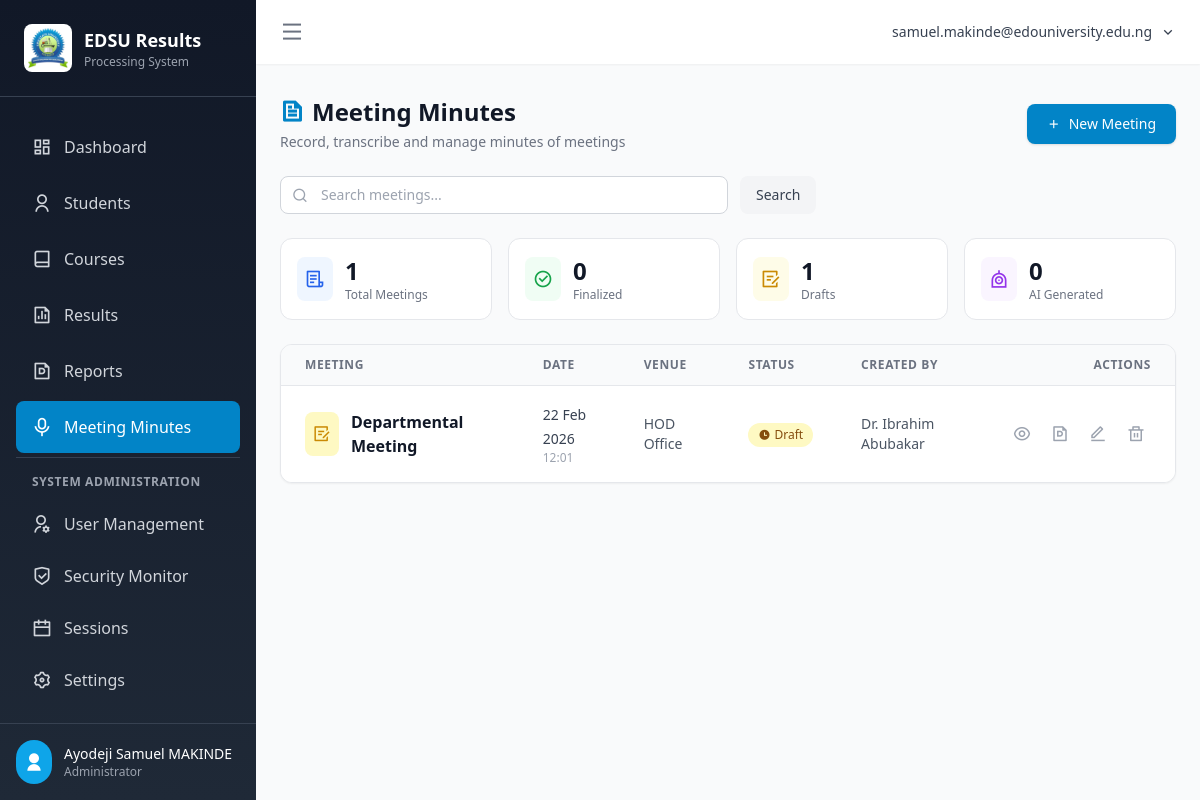
The app's page /minutes/ (signed in), older data.
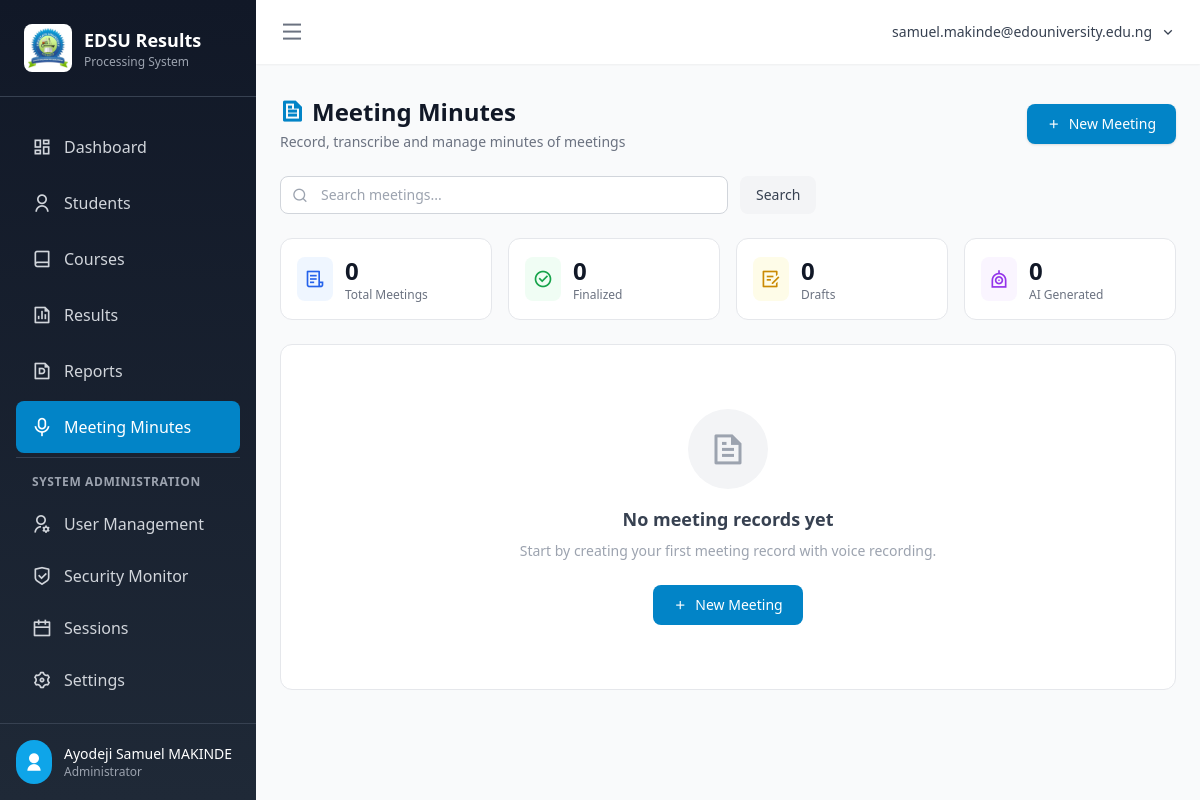
The same page, newer data.
### app/models.py (models this page shows, shortened)
class MeetingMinutes(db.Model):
    __tablename__ = 'meeting_minutes'
    id = db.Column(db.Integer, primary_key=True)
    title = db.Column(db.String(256), nullable=False)
    meeting_date = db.Column(db.Date, nullable=False)
    meeting_time = db.Column(db.String(10))           # HH:MM
    venue = db.Column(db.String(256))
    chairperson = db.Column(db.String(128))
    attendees = db.Column(db.Text)                    # Comma-separated or JSON names
    agenda = db.Column(db.Text)                       # Agenda items (JSON list or plain text)
    raw_transcript = db.Column(db.Text)               # Raw voice transcript
    ai_minutes = db.Column(db.Text)                   # AI-generated formatted minutes (Markdown)
    action_items = db.Column(db.Text)                 # Extracted action items (JSON)
    status = db.Column(db.String(20), default='draft')  # draft, finalized
    created_by_id = db.Column(db.Integer, db.ForeignKey('users.id'), nullable=False)
    created_at = db.Column(db.DateTime, default=datetime.utcnow)
    updated_at = db.Column(db.DateTime, default=datetime.utcnow, onupdate=datetime.utcnow)
    created_by = db.relationship('User', foreign_keys=[created_by_id], backref='meeting_minutes')

class User(UserMixin, db.Model):
    __tablename__ = 'users'
    id = db.Column(db.Integer, primary_key=True)
    username = db.Column(db.String(120), unique=True, nullable=False, index=True)  # University email
    email = db.Column(db.String(120), unique=True, nullable=False, index=True)
    password_hash = db.Column(db.String(256), nullable=False)
    full_name = db.Column(db.String(128), nullable=False)
    role = db.Column(db.String(20), default='lecturer')  # admin, hod, level_adviser, lecturer
    program = db.Column(db.String(64))  # Assigned program
    level = db.Column(db.Integer)  # Assigned level (100, 200, 300, 400)
    is_active = db.Column(db.Boolean, default=True)
    is_locked = db.Column(db.Boolean, default=False)  # Locked by HoD/Admin after 3 failed attempts
    failed_login_attempts = db.Column(db.Integer, default=0)
    locked_until = db.Column(db.DateTime)
    must_change_password = db.Column(db.Boolean, default=True)  # Force password change on first login
    last_login = db.Column(db.DateTime)
    last_login_ip = db.Column(db.String(45))  # IP address of last login
    last_login_device = db.Column(db.String(256))  # User agent of last login
    created_by = db.Column(db.Integer, db.ForeignKey('users.id'))  # HoD/Admin who created this account
    created_at = db.Column(db.DateTime, default=datetime.utcnow)
    updated_at = db.Column(db.DateTime, default=datetime.utcnow, onupdate=datetime.utcnow)
    def is_level_adviser(self):
        return self.role == 'level_adviser'

### app/routes/minutes.py (the view)
@minutes_bp.route('/')
@login_required
def index():
    q = request.args.get('q', '').strip()
    query = MeetingMinutes.query
    if current_user.role not in ('admin', 'hod'):
        query = query.filter_by(created_by_id=current_user.id)
    if q:
        query = query.filter(MeetingMinutes.title.ilike(f'%{q}%'))
    minutes = query.order_by(MeetingMinutes.meeting_date.desc(),
                             MeetingMinutes.created_at.desc()).all()
    return render_template('minutes/index.html', minutes=minutes, q=q)

### app/models.py (called while the page is built)
@login_manager.user_loader
def load_user(user_id):
    return User.query.get(int(user_id))

### app/templates/minutes/index.html (shortened to what the changed rows need)
{% extends "base.html" %}
{% block content %}
<div class="space-y-6">
  <div class="flex flex-col sm:flex-row sm:items-center sm:justify-between gap-4">
    <div>
      <h1 class="text-2xl font-bold text-gray-900 flex items-center gap-2">
        <i class="ri-file-text-line text-primary-600"></i> Meeting Minutes
      </h1>
    </div>
  </div>
  <div class="grid grid-cols-2 sm:grid-cols-4 gap-4">
    {% set total = minutes|length %}
    {% set finalized = minutes|selectattr('status','equalto','finalized')|list|length %}
    {% set drafts = total - finalized %}
    {% set with_ai = minutes|selectattr('ai_minutes')|list|length %}
    <div class="bg-white rounded-xl border border-gray-200 p-4 flex items-center gap-3">
      <div><p class="text-2xl font-bold text-gray-900">{{ total }}</p><p class="text-xs text-gray-500">Total Meetings</p></div>
    </div>
    <div class="bg-white rounded-xl border border-gray-200 p-4 flex items-center gap-3">
      <div><p class="text-2xl font-bold text-gray-900">{{ drafts }}</p><p class="text-xs text-gray-500">Drafts</p></div>
    </div>
  </div>
  {% if minutes %}
  <div class="bg-white rounded-xl border border-gray-200 shadow-sm overflow-hidden">
    <table class="min-w-full divide-y divide-gray-200">
      <thead class="bg-gray-50">
        <tr>
          <th class="px-6 py-3 text-left text-xs font-semibold text-gray-500 uppercase tracking-wider">Meeting</th>
          <th class="px-6 py-3 text-left text-xs font-semibold text-gray-500 uppercase tracking-wider hidden md:table-cell">Date</th>
          <th class="px-6 py-3 text-left text-xs font-semibold text-gray-500 uppercase tracking-wider hidden lg:table-cell">Venue</th>
          <th class="px-6 py-3 text-left text-xs font-semibold text-gray-500 uppercase tracking-wider">Status</th>
          <th class="px-6 py-3 text-left text-xs font-semibold text-gray-500 uppercase tracking-wider hidden md:table-cell">Created by</th>
          <th class="px-6 py-3 text-right text-xs font-semibold text-gray-500 uppercase tracking-wider">Actions</th>
        </tr>
      </thead>
      <tbody class="bg-white divide-y divide-gray-100">
        {% for m in minutes %}
        <tr class="hover:bg-gray-50 transition-colors">
          <td class="px-6 py-4">
            <div class="flex items-center gap-3">
              <div class="p-2 {{ 'bg-green-100' if m.status == 'finalized' else 'bg-yellow-100' }} rounded-lg flex-shrink-0">
                <i class="ri-{{ 'checkbox-circle-line text-green-600' if m.status == 'finalized' else 'draft-line text-yellow-600' }} text-lg"></i>
              </div>
              <div>
                <a href="{{ url_for('minutes.view', meeting_id=m.id) }}"
                   class="font-semibold text-gray-900 hover:text-primary-600 transition-colors">
                  {{ m.title }}
                </a>
              </div>
            </div>
          </td>
          <td class="px-6 py-4 hidden md:table-cell">
            <span class="text-sm text-gray-700">{{ m.meeting_date.strftime('%d %b %Y') if m.meeting_date else '—' }}</span>
            {% if m.meeting_time %}
            <p class="text-xs text-gray-400">{{ m.meeting_time }}</p>
            {% endif %}
          </td>
          <td class="px-6 py-4 hidden lg:table-cell text-sm text-gray-600">{{ m.venue or '—' }}</td>
          <td class="px-6 py-4">
            <span class="inline-flex items-center gap-1 px-2.5 py-1 rounded-full text-xs font-medium
              {{ 'bg-green-100 text-green-800' if m.status == 'finalized' else 'bg-yellow-100 text-yellow-800' }}">
              <i class="ri-{{ 'checkbox-circle-fill' if m.status == 'finalized' else 'time-fill' }} text-xs"></i>
              {{ m.status.capitalize() }}
            </span>
          </td>
          <td class="px-6 py-4 hidden md:table-cell text-sm text-gray-600">
            {{ m.created_by.full_name if m.created_by else '—' }}
          </td>
          <td class="px-6 py-4 text-right">
            <div class="flex items-center justify-end gap-2">
              <a href="{{ url_for('minutes.view', meeting_id=m.id) }}"
                 title="View" class="p-1.5 text-gray-400 hover:text-primary-600 hover:bg-primary-50 rounded-lg transition-colors">
                <i class="ri-eye-line text-lg"></i>
              </a>
              <a href="{{ url_for('minutes.export_pdf', meeting_id=m.id) }}"
                 title="Download PDF" class="p-1.5 text-gray-400 hover:text-red-600 hover:bg-red-50 rounded-lg transition-colors">
                <i class="ri-file-pdf-line text-lg"></i>
              </a>
              <a href="{{ url_for('minutes.edit', meeting_id=m.id) }}"
                 title="Edit" class="p-1.5 text-gray-400 hover:text-blue-600 hover:bg-blue-50 rounded-lg transition-colors">
                <i class="ri-edit-line text-lg"></i>
              </a>
              <form method="POST" action="{{ url_for('minutes.delete', meeting_id=m.id) }}"
                    onsubmit="return confirm('Delete this meeting record?')" class="inline">
                <button type="submit" title="Delete"
                        class="p-1.5 text-gray-400 hover:text-red-600 hover:bg-red-50 rounded-lg transition-colors">
                  <i class="ri-delete-bin-line text-lg"></i>
                </button>
              </form>
            </div>
          </td>
        </tr>
        {% endfor %}
      </tbody>
    </table>
  </div>
  {% else %}
  <div class="bg-white rounded-xl border border-gray-200 p-16 text-center">
    <div class="w-20 h-20 bg-gray-100 rounded-full flex items-center justify-center mx-auto mb-4">
      <i class="ri-file-text-line text-4xl text-gray-400"></i>
    </div>
    <h3 class="text-lg font-semibold text-gray-700 mb-2">
      {% if q %}No meetings matching "{{ q }}"{% else %}No meeting records yet{% endif %}
    </h3>
    <p class="text-gray-400 text-sm mb-6">Start by creating your first meeting record with voice recording.</p>
    <a href="{{ url_for('minutes.new') }}"
       class="inline-flex items-center gap-2 px-5 py-2.5 bg-primary-600 text-white text-sm font-medium rounded-lg hover:bg-primary-700 transition-colors">
      <i class="ri-add-line"></i> New Meeting
    </a>
  </div>
  {% endif %}
</div>
{% endblock %}

Row changes from the older to the newer data that the page shows:
removed MeetingMinutes: title "Departmental Meeting", meeting_date "22 Feb 2026", meeting_time "12:01", venue "HOD Office", status "Draft", created_by "Dr. Ibrahim Abubakar"
Text that changed along with them:
{{ total }}: "1" → "0"
{{ drafts }}: "1" → "0"
text no longer shown: "MEETING DATE VENUE STATUS CREATED BY ACTIONS"
text now shown: "No meeting records yet Start by creating your first meeting record with voice recording. New Meeting"
